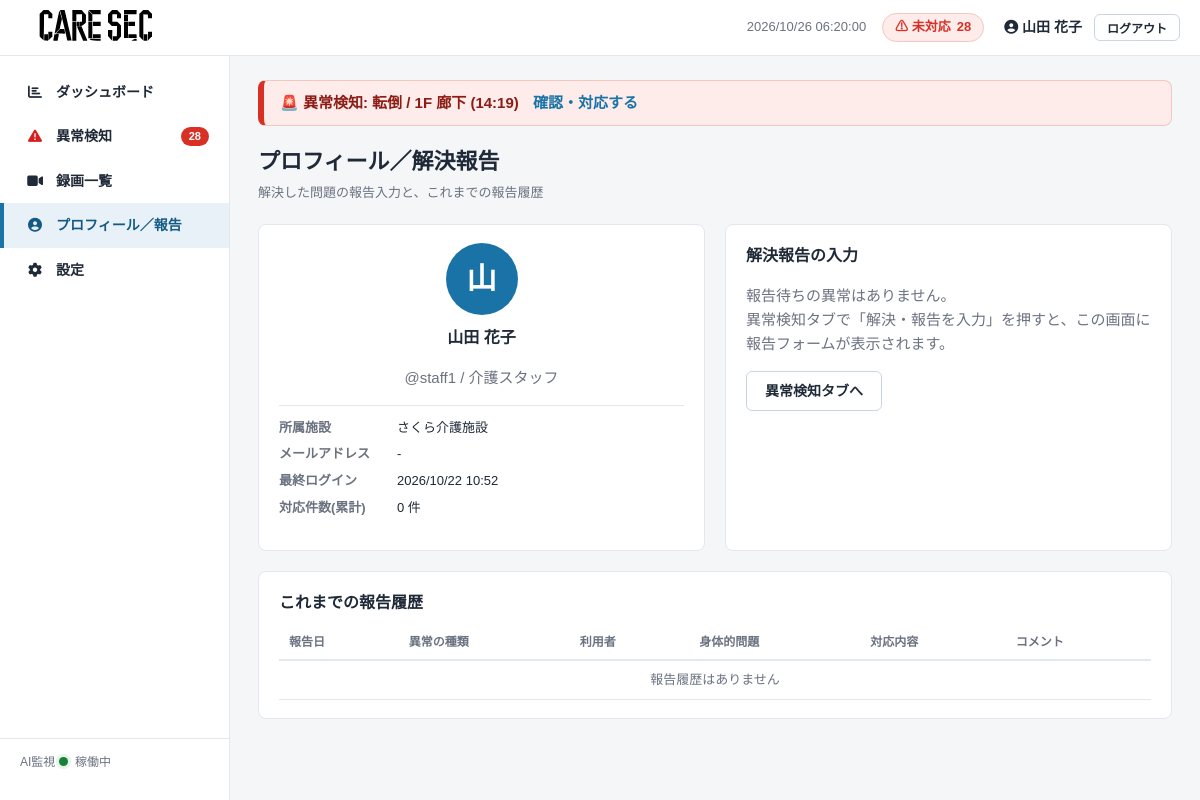
The page /accounts/profile/ (signed in) on the database its author committed.
### core/models.py (models this page shows, shortened)
class User(AbstractBaseUser):
    username = models.CharField("ユーザー名", max_length=150, unique=True)
    first_name = models.CharField("名", max_length=50, blank=True)
    last_name = models.CharField("姓", max_length=50, blank=True)
    email = models.EmailField("メールアドレス", blank=True)
    is_active = models.BooleanField("有効", default=True)
    is_admin = models.BooleanField("管理画面を利用できる", default=False)
    date_joined = models.DateTimeField("登録日", default=timezone.now)
    objects = UserManager()
    USERNAME_FIELD = "username"
    REQUIRED_FIELDS = []
    class Meta:
        verbose_name = "介護士"
        verbose_name_plural = "介護士"
        default_permissions = ()  # 権限レコードを作らない
    def get_full_name(self):
        return f"{self.last_name} {self.first_name}".strip()

class Alert(models.Model):
    class Kind(models.TextChoices):
        FALL = "fall", "転倒"
        SUSPICIOUS = "suspicious", "あやしい動き"
        ZONE = "zone", "立ち入り禁止ゾーン"
    class Status(models.TextChoices):
        OPEN = "open", "未対応"
        RESPONDING = "responding", "対応中"
        RESOLVED = "resolved", "解決済み"
        FALSE_POSITIVE = "false_positive", "誤検知"
    kind = models.CharField("種類", max_length=16, choices=Kind.choices)
    status = models.CharField("状況", max_length=16, choices=Status.choices, default=Status.OPEN)
    camera = models.ForeignKey(Camera, verbose_name="カメラ", on_delete=models.CASCADE, related_name="alerts")
    occurred_at = models.DateTimeField("発生日時")
    confidence = models.FloatField("AI信頼度", null=True, blank=True, help_text="0.0〜1.0")
    detected_state = models.CharField(
        "検知時の人物状態", max_length=16,
        choices=PersonState.choices, default=PersonState.UNKNOWN,
    )
    created_at = models.DateTimeField("アラート発生時刻", default=timezone.now)
    responded_at = models.DateTimeField("対応開始時刻", null=True, blank=True)
    resolved_at = models.DateTimeField("対応完了時刻", null=True, blank=True)
    is_false_positive = models.BooleanField("誤検知", default=False)
    thumbnail_url = models.TextField("サムネイルURL", blank=True)
    responder = models.ForeignKey(
        User, verbose_name="対応者",
        null=True, blank=True, on_delete=models.SET_NULL, related_name="responding_alerts",
    )
    class Meta:
        verbose_name = "異常検知"
        verbose_name_plural = "異常検知"
        ordering = ["-occurred_at"]
        default_permissions = ()
    @property
    def kind_label(self):
        return self.get_kind_display()
    @property
    def location(self):
        return self.camera.location

class Camera(models.Model):
    name = models.CharField("カメラ名", max_length=64)
    location = models.CharField("設置場所", max_length=128)
    stream_url = models.TextField("ストリームURL", blank=True)
    is_online = models.BooleanField("online", default=True)
    class Meta:
        verbose_name = "カメラ"
        verbose_name_plural = "カメラ"
        default_permissions = ()

### core/views.py (the view)
# urls.py: path("accounts/profile/", views.profile, name="profile"),
@login_required
def profile(request):
    target_alert = None
    alert_id = request.GET.get("alert")
    if alert_id and alert_id.isdigit():
        alert = Alert.objects.filter(
            id=int(alert_id), responder=request.user, status=Alert.Status.RESOLVED,
        ).first()
        if alert and not hasattr(alert, "report"):
            target_alert = alert
    my_reports = AlertReport.objects.filter(author=request.user).select_related("alert", "resident")
    return render(request, "accounts/profile.html", {
        "target_alert": target_alert,
        "residents": Resident.objects.all(),
        "my_reports": my_reports,
        "profile": {
            "role": "介護スタッフ",
            "facility": "さくら介護施設",
            "resolved_count": my_reports.count(),
        },
    })

### core/auth.py (called while the page is built)
    def get_user(self, user_id):
        User = get_user_model()
        try:
            return User.objects.get(pk=user_id)
        except User.DoesNotExist:
            return None

### core/context_processors.py (called while the page is built)
def alert_globals(request):
    if not request.user.is_authenticated:
        return {}
    open_alerts = Alert.objects.filter(status=Alert.Status.OPEN)
    return {
        "open_alert_count": open_alerts.count(),
        "latest_open_alert": open_alerts.order_by("-occurred_at").first(),
    }

### templates/accounts/profile.html (shortened to what this page needs)
{% extends "base.html" %}
{% block content %}
<div class="page-header">
  <h1>プロフィール／解決報告</h1>
  <p class="page-header__sub">解決した問題の報告入力と、これまでの報告履歴</p>
</div>
<div class="grid-2">
  <section class="card profile-card">
    <div class="profile-card__avatar" aria-hidden="true">
      {{ user.get_full_name|default:user.username|slice:":1" }}
    </div>
    <h2>{{ user.get_full_name|default:user.username }}</h2>
    <p class="muted">@{{ user.username }} / {{ profile.role|default:"介護スタッフ" }}</p>
    <dl class="profile-card__meta">
      <dt>所属施設</dt><dd>{{ profile.facility|default:"-" }}</dd>
      <dt>メールアドレス</dt><dd>{{ user.email|default:"-" }}</dd>
      <dt>最終ログイン</dt><dd>{{ user.last_login|date:"Y/m/d H:i" }}</dd>
      <dt>対応件数(累計)</dt><dd>{{ profile.resolved_count|default:0 }} 件</dd>
    </dl>
  </section>
  <section class="card" id="report-form">
    <div class="card__header">
      <h2>解決報告の入力</h2>
    </div>
    {% if target_alert %}
      <div class="report-target">
        <strong>対象の異常:</strong>
        {{ target_alert.kind_label }} /
        {{ target_alert.occurred_at|date:"Y/m/d H:i:s" }} /
        {{ target_alert.location }}
        {% if target_alert.recording_id %}
          <a href="{% url 'recording_detail' target_alert.recording_id %}" class="link">🎞 録画を確認</a>
        {% endif %}
      </div>
      {% include "includes/report_form.html" %}
    {% else %}
      <p class="muted">
        報告待ちの異常はありません。<br>
        異常検知タブで「解決・報告を入力」を押すと、この画面に報告フォームが表示されます。
      </p>
      <a href="{% url 'alert_list' %}" class="btn btn--ghost">異常検知タブへ</a>
    {% endif %}
  </section>
</div>
<section class="card">
  <div class="card__header">
    <h2>これまでの報告履歴</h2>
  </div>
  <table class="table">
    <thead>
      <tr>
        <th>報告日</th><th>異常の種類</th><th>利用者</th><th>身体的問題</th><th>対応内容</th><th>コメント</th>
      </tr>
    </thead>
    <tbody>
      {% for report in my_reports %}
      <tr>
        <td>{{ report.created_at|date:"Y/m/d H:i" }}</td>
        <td>{{ report.alert.kind_label }}</td>
        <td>{{ report.resident_name|default:"-" }}</td>
        <td><span class="chip chip--physical-{{ report.physical_issue }}">{{ report.physical_issue_label }}</span></td>
        <td>{{ report.action_taken|truncatechars:40 }}</td>
        <td>{{ report.comment|truncatechars:40|default:"-" }}</td>
      </tr>
      {% empty %}
      <tr><td colspan="6" class="table__empty">報告履歴はありません</td></tr>
      {% endfor %}
    </tbody>
  </table>
</section>
{% endblock %}

### templates/base.html (shortened to what this page needs)
{% load static %}<!DOCTYPE html>
<html lang="ja">
<head>
<link rel="stylesheet" href="https://cdnjs.cloudflare.com/ajax/libs/font-awesome/6.4.0/css/all.min.css">
<link rel="stylesheet" href="{% static 'css/style.css' %}">
</head>
{% url 'api_alerts' as api_alerts_url %}
<body data-alerts-api="{{ api_alerts_url|default:'' }}">
<div class="layout">
  <header class="topbar">
    <div class="topbar__brand">
      <img src="{% static 'img/image1.svg' %}" alt="アイコン" style="width: 10em; height: auto;">
    </div>
    <div class="topbar__info">
      <span id="clock" class="topbar__clock">----/--/-- --:--:--</span>
      <a href="{% url 'alert_list' %}" class="topbar__alert-badge" title="未対応の異常一覧へ">
        ⚠ 未対応 <span id="alert-badge-count">{{ open_alert_count|default:0 }}</span>
      </a>
    </div>
    <div class="topbar__user">
      {% if user.is_authenticated %}
        <a class="topbar__username" href="{% url 'profile' %}"><i class="fa-solid fa-circle-user"></i> {{ user.get_full_name|default:user.username }}</a>
        <form method="post" action="{% url 'logout' %}" class="inline-form">
          <button type="submit" class="btn btn--ghost btn--sm">ログアウト</button>
        </form>
      {% else %}
        <a class="btn btn--primary btn--sm" href="{% url 'login' %}">ログイン</a>
      {% endif %}
    </div>
  </header>
  <nav class="sidebar" id="sidebar" aria-label="メインメニュー">
    <ul class="menu">
      <li class="menu__item{% if request.resolver_match.url_name == 'dashboard' %} is-active{% endif %}">
        <a href="{% url 'dashboard' %}"><span class="menu__icon"></span>ダッシュボード</a>
      </li>
      <li class="menu__item{% if request.resolver_match.url_name == 'alert_list' %} is-active{% endif %}">
        <a href="{% url 'alert_list' %}"><span class="menu__icon"><i class="fa-solid fa-triangle-exclamation" style="color: rgb(215, 30, 30);"></i></span>異常検知
          <span class="menu__badge" id="sidebar-alert-count"{% if not open_alert_count %} hidden{% endif %}>{{ open_alert_count|default:0 }}</span>
        </a>
      </li>
      <li class="menu__item{% if request.resolver_match.url_name == 'recording_list' %} is-active{% endif %}">
        <a href="{% url 'recording_list' %}"><span class="menu__icon"><i class="fa-solid fa-video"></i></span>録画一覧</a>
      </li>
      <li class="menu__item{% if request.resolver_match.url_name == 'profile' %} is-active{% endif %}">
        <a href="{% url 'profile' %}"><span class="menu__icon"><i class="fa-solid fa-circle-user"></i></span>プロフィール／報告</a>
      </li>
      <li class="menu__item{% if request.resolver_match.url_name == 'settings' %} is-active{% endif %}">
        <a href="{% url 'settings' %}"><span class="menu__icon"><i class="fa-solid fa-gear"></i></span>設定</a>
      </li>
    </ul>
    <div class="sidebar__footer">
      AI監視 <span class="status-dot status-dot--on"></span> 稼働中
    </div>
  </nav>
  <main class="main">
    {% if latest_open_alert %}
      <div class="global-alert-banner" role="alert">
        🚨 異常検知: {{ latest_open_alert.kind_label }} / {{ latest_open_alert.location }}
        ({{ latest_open_alert.occurred_at|date:"H:i" }})
        <a href="{% url 'alert_list' %}">確認・対応する</a>
      </div>
    {% endif %}
    {% block content %}{% endblock %}
  </main>
</div>
</body>
</html>

### rows shown on the page
User: get_full_name "山田 花子", get_full_name "山", username "staff1", email "-", last_login "2026/10/22 10:52"
Alert: kind_label "転倒", location "1F 廊下", occurred_at "14:19"

### other values the page prints
{{ open_alert_count|default:0 }} "28"
{{ profile.role|default:"介護スタッフ" }} "介護スタッフ"
{{ profile.facility|default:"-" }} "さくら介護施設"
{{ profile.resolved_count|default:0 }} "0"
